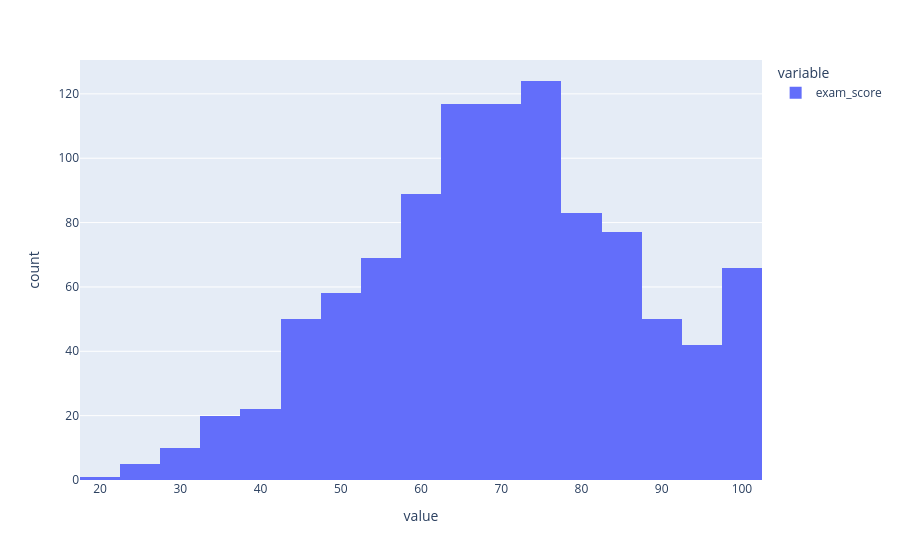

Notebook code for this chart:
### Code cell
px.histogram(df['exam_score'])

### Figure 1 — Plotly figure (JSON) as saved in the notebook; plotly's stock layout.template omitted (floating-point values rounded to 4 significant figures; data arrays with more than 128 entries replaced by an {"elided": "..."} marker saying what was removed)
{"data": [{"bingroup": "x", "hovertemplate": "variable=exam_score<br>value=%{x}<br>count=%{y}<extra></extra>", "legendgroup": "exam_score", "marker": {"color": "#636efa", "pattern": {"shape": ""}}, "name": "exam_score", "orientation": "v", "showlegend": true, "type": "histogram", "x": {"elided": "1000 float values"}, "xaxis": "x", "yaxis": "y"}], "layout": {"barmode": "relative", "legend": {"title": {"text": "variable"}, "tracegroupgap": 0}, "margin": {"t": 60}, "xaxis": {"anchor": "y", "domain": [0, 1], "title": {"text": "value"}}, "yaxis": {"anchor": "x", "domain": [0, 1], "title": {"text": "count"}}}}
